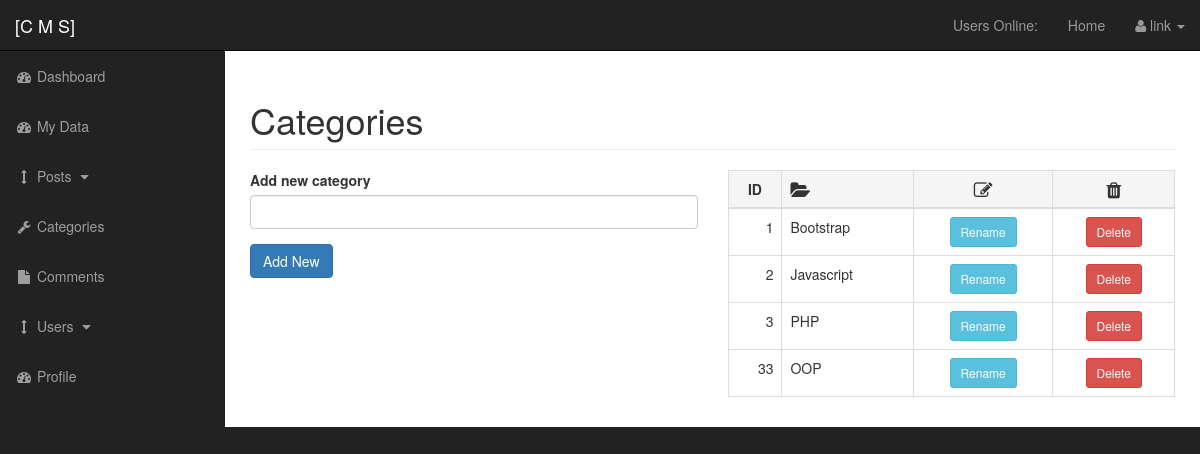
The page /admin/categories.php (signed in) on the database its author committed.
### tables this page shows
CREATE TABLE `categories` (
  `cat_id` int(3) NOT NULL,
  `cat_title` varchar(255) NOT NULL
);

### admin/functions.php (the view, shortened to what this page needs)
<?php
function findAllCategories(){
    global $connection;
    $query = "SELECT * FROM categories";
    $select_categories = mysqli_query($connection , $query);
        while ($row = mysqli_fetch_assoc($select_categories)) {
        $cat_id = $row['cat_id'];
        $cat_title = $row['cat_title'];
        echo "<tr>";
        echo "<td class='text-right'> {$cat_id} </td>";
        echo "<td> {$cat_title} </td>";
        echo "<td class='text-center'><a class='btn btn-info btn-sm' href='categories.php?edit={$cat_id}'>Rename</a></td>";
        echo "<td class='text-center'><a class='btn btn-danger btn-sm' href='categories.php?delete={$cat_id}'>Delete</a></td>";
        echo "</tr>";
    }
}
?>

### admin/css/sb-admin.css (style rules this page uses)
body { margin-top: 100px; background-color: #222; }
@media (min-width:768px) { body { margin-top: 50px; } }

### rows shown on the page
categories: cat_id "1", cat_title "Bootstrap"
categories: cat_id "2", cat_title "Javascript"
categories: cat_id "3", cat_title "PHP"
categories: cat_id "33", cat_title "OOP"

### other values the page prints
$_SESSION['username'] "link"
